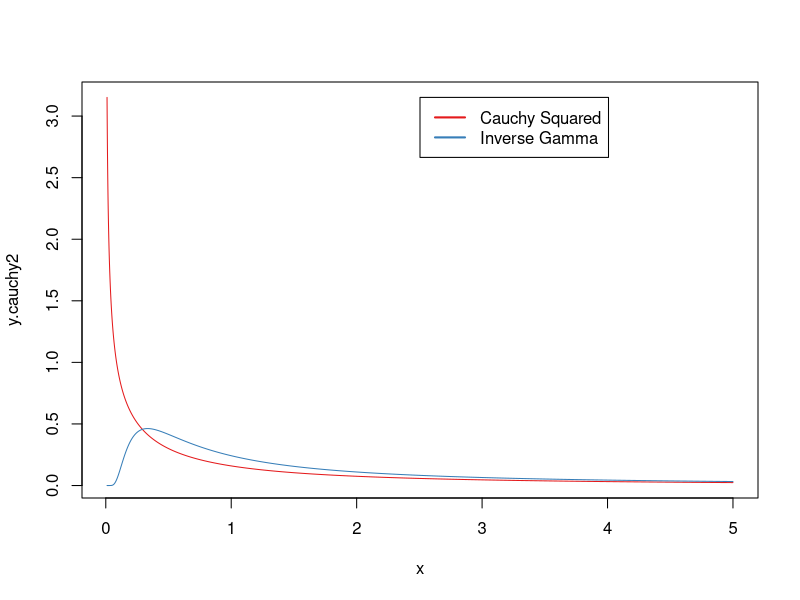
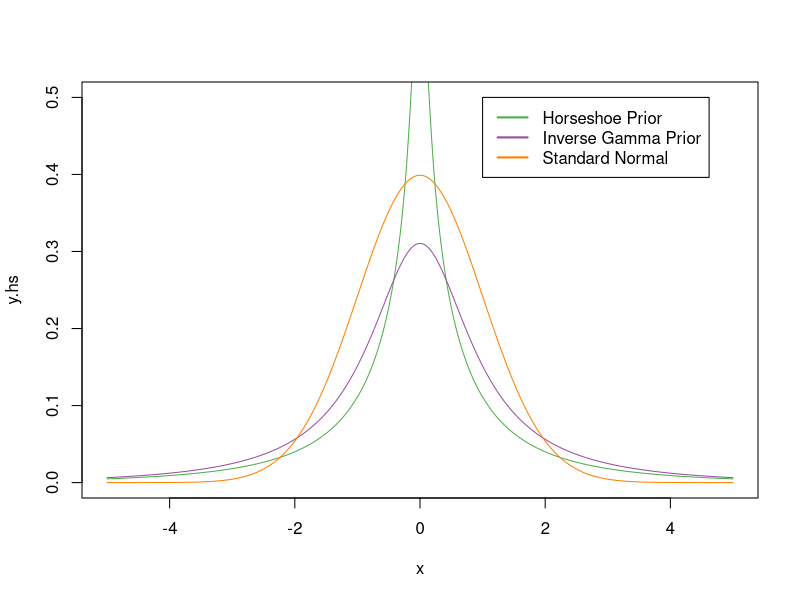

These charts were generated, in order, by the following R code:
library(RColorBrewer)

gfxfolder <- "graphics" # Change this if you want

dir.create(gfxfolder)
mypng <- function(filename, width=640, height=640, ...) {
  filename <- paste(gfxfolder,"/",filename,sep="")
  png(filename, width, height, ...)
}


# Get a good looking color palette
mycolors <- brewer.pal(8, "Set1")

# Density of the square of a Cauchy random variable
dcauchy2 <- function(x) {
    return(
      (x >= 0) * (1 / sqrt(x)) / (pi * (1 + x))
    )
}

# Density of Inverse Gamma
dinvgam <- function(x) {
  shape <- 0.5
  rate <- 0.5
  return(
    (x >= 0) * dgamma(1/x, shape=shape, rate=rate) / x^2
  )
}

# Plot Cauchy squared versus inverse Gamma
x <- seq(.01, 5, by=.001)
y.cauchy2 <- dcauchy2(x)
y.ig <- dinvgam(x)
mypng("Cauchy-squared.png")
plot(x, y.cauchy2, type="l", col=mycolors[1])
lines(x, y.ig, type="l", col=mycolors[2])
legend(x=median(x),y=max(y.cauchy2, y.ig),
       legend=c("Cauchy Squared", "Inverse Gamma"),
       col=mycolors[1:2], lty="solid", lwd=2)
dev.off()

# Marginal density of the horseshoe prior
dhorseshoe <- function(x) {
  # Numerically integrate over lambda for the given x
  lbound <- .01
  rbound <- 20
  step <- .01
  total <- 0
  for (lambda in seq(lbound,rbound,by=step)) {
    total <- total + dnorm(x=x, sd=sqrt(lambda)) * dcauchy2(lambda)
  }
  total[x==0] <- NA
  return(total * step)
}

# Marginal density of the normal-inverse gamma prior
digprior <- function(x) {
  # Numerically integrate over lambda for the given x
  lbound <- .01
  rbound <- 20
  step <- .01
  total <- 0
  for (lambda in seq(lbound,rbound,by=step)) {
    total <- total + dnorm(x=x, sd=sqrt(lambda)) * dinvgam(lambda)
  }
  return(total * step)
}

x <- seq(-5,5,by=.001)
y.hs <- dhorseshoe(x)
y.igprior <- digprior(x)
y.norm <- dnorm(x, sd=1)

mypng("Horseshoe.png")
plot(x,y.hs,type="l", col=mycolors[3],
     ylim=c(0,0.5))
points(x,y.igprior,type="l",col=mycolors[4])
points(x,y.norm,type="l",col=mycolors[5])
legend(x=1, y=0.5,
       legend=c("Horseshoe Prior", "Inverse Gamma Prior", "Standard Normal"),
       col=mycolors[3:5], lty="solid", lwd=2)
dev.off()